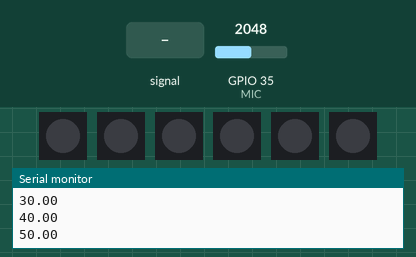
Bench run of a sketch on a simulated ESP32. On the bench: 6 × 1 RGB LEDs in strip order, left to right, the last lines printed to the serial monitor. Inputs (shaded band) come from the test bench; at power-on: GPIO 35 (MIC) = 2048. Dim RGB values are drawn brighter than linear.

Above: at 1.3 s.
1.4 s: GPIO 35 (MIC) fed a 2 Hz sine of ±1228 counts around its level
At 2.34 s:
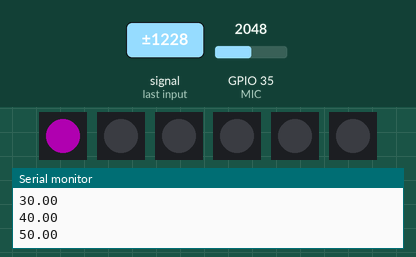
4.4 s: GPIO 35 (MIC) fed a 200 Hz sine of ±327 counts around its level
At 5.5 s:
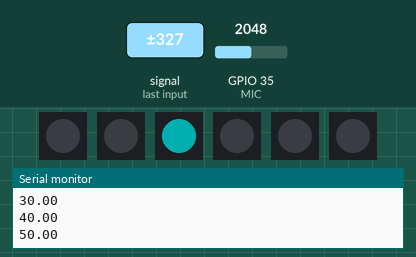
6.4 s: GPIO 35 (MIC) fed a 1000 Hz sine of ±1023 counts around its level
At 8.1 s:
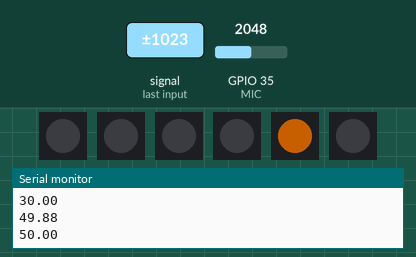
8.4 s: GPIO 35 (MIC) fed a 200 Hz sine of ±1023 counts around its level
At 10.1 s:
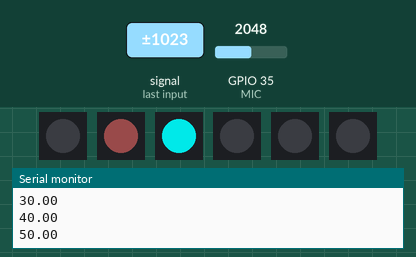
10.5 s: GPIO 35 (MIC) set to 2866
At 10.96 s:
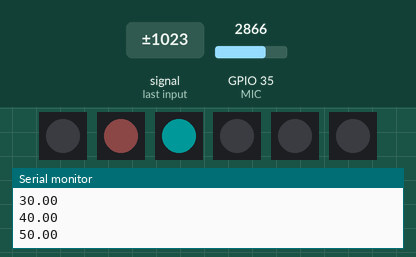
Timing chart, 0 to 13.5 s (numbered marks = the images above; inputs shaded):
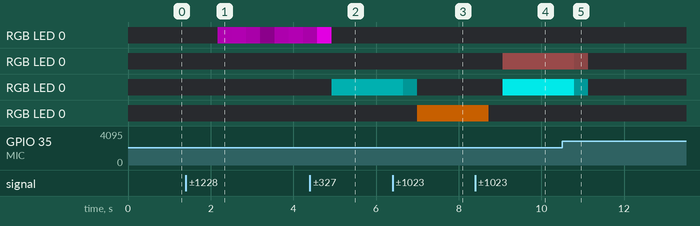

Measured:
- after the input at 1.4 s, RGB LED 0: off → RGB(55, 0, 55) after 0.77 s, → RGB(57, 0, 57) 0.34 s later, → RGB(44, 0, 44) 0.34 s later, → RGB(12, 0, 12) 0.34 s later, … (7 changes in this stretch)
- after the input at 6.4 s, RGB LED 0: RGB(0, 56, 56) → RGB(0, 21, 21) after 0.25 s, → off 0.34 s later; RGB LED 0: off → RGB(98, 47, 0) after 0.60 s
- after the input at 8.4 s, RGB LED 0: off → RGB(25, 12, 12) after 0.67 s; RGB LED 0: off → RGB(0, 185, 185) after 0.67 s; RGB LED 0: RGB(98, 47, 0) → off after 0.32 s

The sketch:

Beatlium.ino
```cpp
/*
 * 2022/05/08(Sun)
 * Developper:Kabosuxu
 * Opensource
 */

#include <arduinoFFT.h>
#define MIC 35                                                              // InputDevice(MAX4466) is conneccted to 35 Pin.
/* Name  Frequency      Color   Array  PinNo(ESP32)
 *
 *
 */
#define fftsamples 2048
#define SAMPLING_FREQUENCY 10000
double vReal[fftsamples];
double vImag[fftsamples];
arduinoFFT FFT = arduinoFFT(vReal, vImag, fftsamples, SAMPLING_FREQUENCY);

#include <Adafruit_NeoPixel.h>
const int PIN[6] = {14, 27, 26, 25, 33, 32};                               // OutputDevice(SK6812) is conneccted to 14,27,26,25,33,32 Pin.
/* Name  Frequency      Color   Array  PinNo(ESP32)
 *  LOW   1    ~ 100  Hz Purple  PIN[0] 14
 *  MID1  101  ~ 250  Hz Pink    PIN[1] 27
 *  MID2  251  ~ 500  Hz Cyan    PIN[2] 26
 *  MID3  501  ~ 1000 Hz Red     PIN[3] 25
 *  HIGH1 1001 ~ 1500 Hz Orange  PIN[4] 33
 *  HIGH2 1501 ~ 2500 Hz Yellow  PIN[5] 32
*/
#define NUMPIXELS 1
int color[6][3] = {{255, 0, 255},                                          // Purple
                   {255, 123, 123},                                        // Pink
                   {0, 255, 255},                                          // Cyan
                   {255, 0, 0},                                            // Red
                   {255, 123, 0},                                          // Orange
                   {255, 255, 0}};                                         // Yellow

Adafruit_NeoPixel pixels_LOW(NUMPIXELS, PIN[0], NEO_GRB + NEO_KHZ800);
Adafruit_NeoPixel pixels_MID1(NUMPIXELS, PIN[1], NEO_GRB + NEO_KHZ800);
Adafruit_NeoPixel pixels_MID2(NUMPIXELS, PIN[2], NEO_GRB + NEO_KHZ800);
Adafruit_NeoPixel pixels_MID3(NUMPIXELS, PIN[3], NEO_GRB + NEO_KHZ800);
Adafruit_NeoPixel pixels_HIGH1(NUMPIXELS, PIN[4], NEO_GRB + NEO_KHZ800);
Adafruit_NeoPixel pixels_HIGH2(NUMPIXELS, PIN[5], NEO_GRB + NEO_KHZ800);

double avg[6] ={0.0, 0.0 , 0.0 , 0.0 , 0.0 , 0.0};                         // SoundPower average datata

void setup() {
  // 1:Setting
  Serial.begin(115200);                                                     // Begin ing baurate for serial monitor
  pinMode(MIC, INPUT);                                                      // Set MAX4466 Pin
  allpixels_begin();                                                        // Userfunction 1
  allpixels_clear();                                                        // Userfunction 2
  // 2:Test Light
  for (int i = 0; i < NUMPIXELS; i++) {
    allpixels_clear();
    allpixels_setbright();
    allpixels_show();
    delay(100);
  }
}

void loop() {
  sample(fftsamples);                               //01:Sample audio data           [Userfunction01]
  DCRemoval2(vReal, fftsamples);                    //02:Remove DC from samplingdata.[Userfunction02]
  //Serial.println("Sampling Data");
  //drawChart_Smp(fftsamples);
  FFT.Windowing(FFT_WIN_TYP_HAMMING, FFT_FORWARD);  //03:Set FFTwindow
  FFT.Compute(FFT_FORWARD);                         //04:FFT
  FFT.ComplexToMagnitude();                         //05:Translate Comp to Real
  calc_power(fftsamples / 2);                       //06:Calculate spectrum power    [Userfunction03]
  lightup();                                        //07:Lightup 6 herbariums
}

/*
 * Userfunction01"allpixels_begin"
 * overview    : begin 6 RGB LEDs
 * returnvalue : none
 * argument    : none
 * Made by Kabosuxu
 */
void allpixels_begin() {
  pixels_LOW.begin();
  pixels_MID1.begin();
  pixels_MID2.begin();
  pixels_MID3.begin();
  pixels_HIGH1.begin();
  pixels_HIGH2.begin();
}

/*
 * Userfunction02"llpixels_setbright"
 * overview    : set the default bright(123) to 6 RGB LEDs.
 * returnvalue : none
 * argument    : none
 * Made by Kabosuxu
 */
void allpixels_setbright() {
  pixels_LOW.setBrightness(123);
  pixels_MID1.setBrightness(123);
  pixels_MID2.setBrightness(123);
  pixels_MID3.setBrightness(123);
  pixels_HIGH1.setBrightness(123);
  pixels_HIGH2.setBrightness(123);
}

/*
 * Userfunction03"allpixels_clear"
 * overview    : clear the color information of 6 RGB LEDs.
 * returnvalue : none
 * argument    : none
 * Made by Kabosuxu
 */
void allpixels_clear() {
  pixels_LOW.clear();
  pixels_MID1.clear();
  pixels_MID2.clear();
  pixels_MID3.clear();
  pixels_HIGH1.clear();
  pixels_HIGH2.clear();
}

/*
 * Userfunction04"allpixels_setcolor"
 * overview    : set the color information of 6 RGB LEDs.
 * returnvalue : none
 * argument    : none
 * Made by Kabosuxu
 */
void allpixels_setcolor() {
  pixels_LOW.setPixelColor(0, pixels_LOW.Color(color[0][0], color[0][1], color[0][2]));
  pixels_MID1.setPixelColor(0, pixels_MID1.Color(color[1][0], color[1][1], color[1][2]));
  pixels_MID2.setPixelColor(0, pixels_MID2.Color(color[2][0], color[2][1], color[2][2]));
  pixels_MID3.setPixelColor(0, pixels_MID3.Color(color[3][0], color[3][1], color[3][2]));
  pixels_HIGH1.setPixelColor(0, pixels_HIGH1.Color(color[4][0], color[4][1], color[4][2]));
  pixels_HIGH2.setPixelColor(0, pixels_HIGH2.Color(color[5][0], color[5][1], color[5][2]));
}

/*
 * Userfunction05"allpixels_show"
 * overview    : show 6 RGB LEDs.
 * returnvalue : none
 * argument    : none
 * Made by Kabosuxu
 */
void allpixels_show() {
  pixels_LOW.show();
  pixels_MID1.show();
  pixels_MID2.show();
  pixels_MID3.show();
  pixels_HIGH1.show();
  pixels_HIGH2.show();
}

/*
 * Userfunction06 "sample"
 * overview    : Sample the audio data.
 * returnvalue : none
 * argument    : (int)nsamples samplingdata length
 * Made by Made by Takehiko Shimojima.
 * https://gist.github.com/TakehikoShimojima/13782a144548d1d77fa5e2ff1bc57411#file-sound_fft-ino
 */
void sample(int nsamples) {
  for (int i = 0; i < nsamples; i++) {
    unsigned int sampling_period_us = round(1000000 * (1.0 / SAMPLING_FREQUENCY));
    unsigned long t = micros();
    //vReal[i] = analogRead(MIC)/4095.0 *3.6 + 0.1132;
    vReal[i] = analogRead(MIC);
    vImag[i] = 0;
    while ((micros() - t) < sampling_period_us) ;
  }
}
/*
 * Userfunction07 "DCRemoval2"
 * overview    : Removal the DC from sampling data.
 * returnvalue : none
 * argument    : (double)*vData
 *               (uint16_t)samples
 * Made by Takehiko Shimojima.
 * https://gist.github.com/TakehikoShimojima/13782a144548d1d77fa5e2ff1bc57411#file-sound_fft-ino
 */
void DCRemoval2(double *vData, uint16_t samples) {
  double mean = 0;
  // calculate mean
  for (uint16_t i = 1; i < samples; i++) {
    mean += vData[i];
  }
  mean /= samples;
  for (uint16_t i = 1; i < samples; i++) {
        vData[i] -= mean;
  }
}

/*
 * Userfunction08 "calc_power"
 * overview    : Calculate the spectrum power.
 * returnvalue : none
 * argument    : (int)nsamples samplingdata length
 * Made by Kabosuxu
 */
void calc_power(int nsamples) {
    double sum[6] ={0.0, 0.0 , 0.0 , 0.0 , 0.0 , 0.0};
    int avg_div[6] ={21, 31 , 51 , 102 , 103 , 102};
    //Serial.println("sound level !!");
    for (int band = 0; band < nsamples; band++) {
      int df = ( band * SAMPLING_FREQUENCY ) / fftsamples;
      double d = vReal[band]/nsamples;
      if(d > 30){
        if(band <= 20){
          sum[0] += d;
        }else if((21 <= band) && (band <= 51)){
          sum[1] += d;
        }else if((52 <= band) && (band <= 102)){
          sum[2] += d;
        }else if((103 <= band) && (band <= 204)){
          sum[3] += d;
        }else if((205 <= band) && (band <= 307)){
          sum[4] += d;
        }else if((308 <= band) && (band <= 409)){
          sum[5] += d;
        }
      }
    }
    for(int i = 0; i < 6; i++){
      //Serial.print("Freq[");
      Serial.print(i);
      //Serial.print(":");
      avg[i] = sum[i] / avg_div[i];
      Serial.println(avg[i]);
      //Serial.print(",");
    }
    //Serial.println("End");
}


/*
 * Userfunction09"lightup"
 * overview    : light up 6 RGB LEDs according to the frequency.
 * returnvalue : none
 * argument    : none
 * Made by Kabosuxu
 */
void lightup(){
  allpixels_clear();                                            // Userfunction 3
  int adj = 10;
  for (int i = 0; i < NUMPIXELS; i++) {
    allpixels_clear();                                          // Userfunction 3
    allpixels_setcolor();                                       // Userfunction 4
    pixels_LOW.setBrightness(avg[0]*adj);
    pixels_MID1.setBrightness(avg[1]*adj);
    pixels_MID2.setBrightness(avg[2]*adj);
    pixels_MID3.setBrightness(avg[3]*adj);
    pixels_HIGH1.setBrightness(avg[4]*adj);
    pixels_HIGH2.setBrightness(avg[5]*adj);
    allpixels_show();                                           // Userfunction 5
  }
}
```
